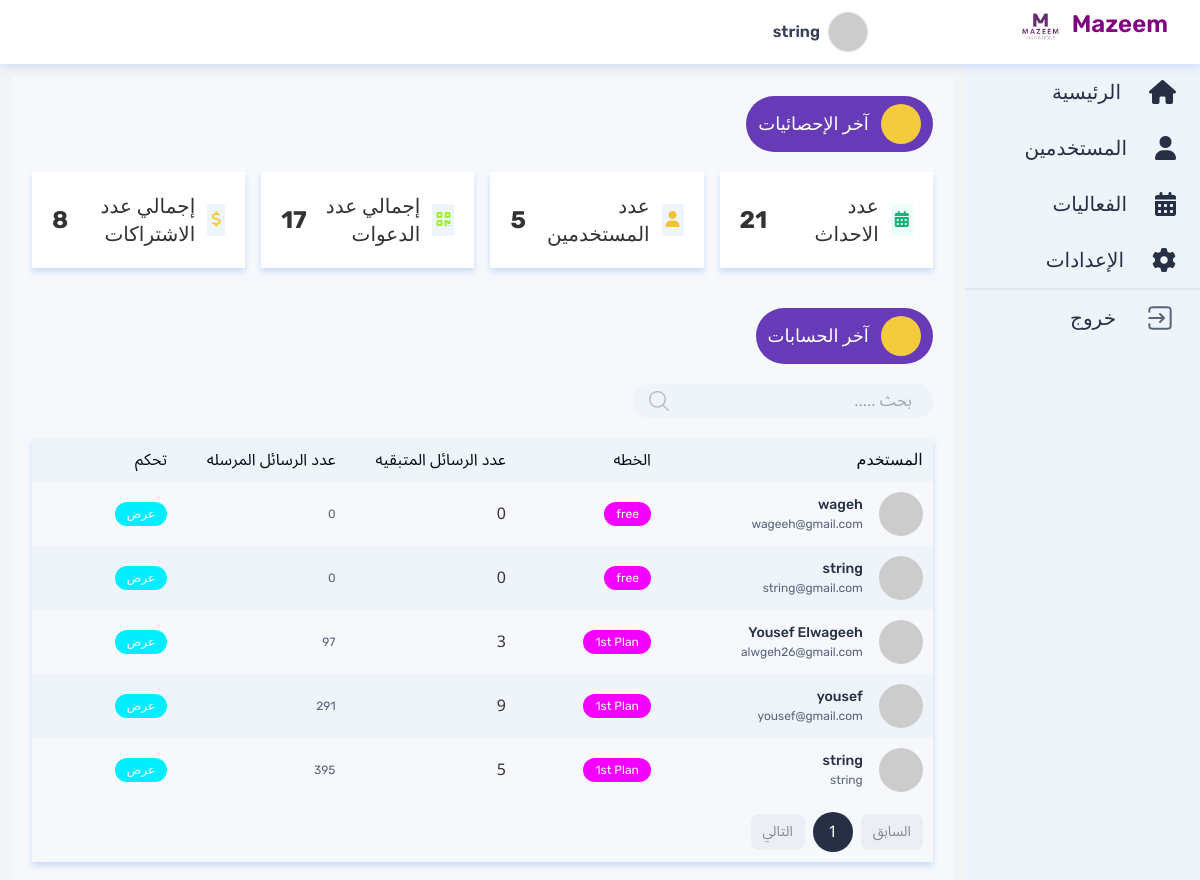
The app's page /admin/dashboard (signed in) with its own data.
### app.py (models this page shows)
class User(db.Model):
    id = db.Column(db.Integer, primary_key=True)
    email = db.Column(db.String(100), unique=True, nullable=False)
    password = db.Column(db.String(100), nullable=False)
    phone = db.Column(db.String(100), nullable=False)
    name = db.Column(db.String(100), nullable=False)
    image = db.Column(db.String(100), nullable=False)
    login_by = db.Column(db.String(100), nullable=False)  # form, google, facebook
    plan = db.Column(db.String(100), default='free')
    send_message = db.Column(db.Integer, default=0)
    remaining_message = db.Column(db.Integer, default=0)
    created_at = db.Column(db.DateTime, default=datetime.datetime.utcnow)

### app.py (the view)
@admin_bp.route('/dashboard')
def admin_dashboard():
    if 'admin' in session:
        user_count = User.query.count()
        event_count = Events.query.count()
        invitation_count = Invitation.query.count()
        subscription_count = Subscription.query.count()
        last_25_users = User.query.order_by(User.created_at.desc()).limit(25).all()
        return render_template('admin/dashboard.html', user_count=user_count, event_count=event_count, invitation_count=invitation_count, subscription_count=subscription_count, last_25_users=last_25_users)
    return redirect('/admin/login')

### templates/admin/dashboard.html (shortened to what this page needs)
{% extends "admin/base.html" %} {% block content %}
<div class="bg-[#F6F8FC] flex-grow ">
    <div class="p-5 home-screen ">
        <div class="">
            <div class="mb-5">
                <div>
                    <div class="py-2 px-3 gap-3 rounded-full bg-buttonBlue flex justify-center items-center  w-fit">
                        <div><svg xmlns="http://www.w3.org/2000/svg" width="40" height="40" viewBox="0 0 40 40" fill="none">
                                                <circle cx="20" cy="20" r="20" fill="#F4CB3C"></circle>
                                          </svg></div>
                        <h1 class="text-white font-medium text-lg">آخر الإحصائيات</h1>
                    </div>
                </div>
            </div>
            <div class="  flex  justify-center items-center flex-col md:flex-row w-full gap-4 rounded-md mb-10">
                <div class="flex md:justify-between justify-center items-center gap-3 bg-white box-shadow md:w-1/4 w-full h-24 px-5 ">
                    <div class="bg-[#EDFDF7] p-1">
                        <i class="fa-solid fa-calendar-days text-[#18B477]"></i>
                    </div>
                    <h1 class="text-xl md:flex-grow-0 flex-grow">عدد الاحداث</h1>
                    <h1 class="text-2xl font-bold">{{ event_count }}</h1>
                </div>
                <div class="flex justify-between items-center gap-3 bg-white box-shadow md:w-1/4 w-full h-24 px-5 ">
                    <div class="bg-[#EFF5FD] p-1">
                        <i class="fa-solid fa-user text-[#F1C33a]"></i>
                    </div>
                    <h1 class="text-xl md:flex-grow-0 flex-grow">عدد المستخدمين</h1>
                    <h1 class="text-2xl font-bold">{{ user_count }}</h1>
                </div>
                <div class="flex justify-between items-center gap-3 bg-white box-shadow md:w-1/4 w-full h-24 px-5 ">
                    <div class="bg-[#EFF5FD] p-1">
                        <i class="fa-solid fa-qrcode text-[#a0ef2f]"></i>
                    </div>
                    <h1 class="text-xl md:flex-grow-0 flex-grow">إجمالي عدد الدعوات</h1>
                    <h1 class="text-2xl font-bold">{{ invitation_count }}</h1>
                </div>
                <div class="flex justify-between items-center gap-3 bg-white box-shadow md:w-1/4 w-full h-24 px-5 ">
                    <div class="bg-[#EFF5FD] p-1">
                        <i class="fa-solid fa-dollar-sign text-[#F4CB3C]"></i>
                    </div>
                    <h1 class="text-xl md:flex-grow-0 flex-grow">إجمالي عدد الاشتراكات</h1>
                    <h1 class="text-2xl font-bold">{{ subscription_count }}</h1>
                </div>
            </div>
        </div>
        <div class="mb-5">
            <div>
                <div class="py-2 px-3 gap-3 rounded-full bg-buttonBlue flex justify-center items-center  w-fit">
                    <div><svg xmlns="http://www.w3.org/2000/svg" width="40" height="40" viewBox="0 0 40 40" fill="none">
                                          <circle cx="20" cy="20" r="20" fill="#F4CB3C"></circle>
                                    </svg></div>
                    <h1 class="text-white font-medium text-lg">آخر الحسابات</h1>
                </div>
            </div>
        </div>
        <div class="md:w-1/3 w-full"><input placeholder="بحث ....." class="back-icon w-full border focus:border-gray border-lightGray rounded-2xl text-base py-1 px-5 outline-none " type="text" value=""></div>
        <div class="  overflow-x-auto box-shadow mt-5">
            <table class="  w-full flex-grow  h-fit ">
                <thead class="bg-lightGray text-tableHead">
                    <th class="text-tableHead font-normal text-x-[16px]">
                        <h2>المستخدم</h2>
                    </th>
                    <th class="text-tableHead font-normal text-x-[16px] text-right  min-w-32">
                        الخطه
                    </th>
                    <th class="text-tableHead font-normal text-x-[16px] text-right min-w-32">عدد الرسائل المتبقيه
                    </th>
                    <th class="text-tableHead font-normal text-x-[16px] text-right min-w-32 ">عدد الرسائل المرسله
                    </th>
                    <th class="text-tableHead font-normal text-x-[16px] text-right min-w-32">تحكم
                    </th>
                </thead>
                <tbody>
                    {% for user in last_25_users %}
                    <tr class="pl-3">
                        <td class="min-w-60">
                            <div class="flex justify-start items-center gap-4">
                                <div class="w-11 rounded-full overflow-hidden">
                                    {% if user.image[:5] == 'https' %}
                                    <img src="{{ user.image }}" alt="user image" class="w-full h-full object-cover"> {% else %}
                                    <img src="{{ url_for('static', filename='uploads/' + user.image) }}" alt="user image" class="w-full h-full object-cover"> {% endif %}
                                </div>
                                <div class="text-right">
                                    <h1 class="font-medium  text-sm text-darkGray ">{{ user.name }}
                                    </h1>
                                    <p class="text-lightText text-[12px]">{{ user.email }}
                                    </p>
                                </div>
                            </div>
                        </td>
                        <td class=" ">
                            <p class="text-xs  text-white  font-normal m w-fit py-1 px-3 rounded-full bg-[#F400ff]">
                                {{ user.plan }}
                            </p>
                        </td>
                        <td>
                            {{ user.send_message }}
                        </td>
                        <td>
                            <p class="text-xs text-lightText font-normal m-auto">{{ user.remaining_message }}
                            </p>
                        </td>
                        <td>
                            <div class="flex justify-start items-center gap-2">
                                <a href="/admin/user/{{ user.id }}" class="text-xs text-white font-normal py-1 px-3 rounded-full bg-[#00eeff]">عرض</a>
                            </div>
                    </tr>
                    {% endfor %}
                </tbody>
                <tfoot class="text-center">
                    <tr>
                        <td colspan="5">
                            <div class="w-full flex justify-start items-start overflow-auto">
                                <div class="flex gap-2 items-center"><button disabled="" class="align-middle select-none text-center uppercase transition-all disabled:opacity-50 disabled:shadow-none disabled:pointer-events-none rounded-lg text-gray-900 hover:bg-gray-900/10 active:bg-gray-900/20 flex items-center gap-2 bg-gray py-2 px-3 font-noto font-normal text-sm"
                                        type="button">السابق</button>
                                    <div class="bg-darkGray text-white cursor-pointer flex justify-center items-center w-10 h-10 rounded-full">
                                        1</div><button disabled="" class="align-middle select-none text-center uppercase transition-all disabled:opacity-50 disabled:shadow-none disabled:pointer-events-none rounded-lg text-gray-900 hover:bg-gray-900/10 active:bg-gray-900/20 flex items-center gap-2 bg-gray py-2 px-3 font-noto font-normal text-sm"
                                        type="button">التالي</button>
                                </div>
                            </div>
                        </td>
                    </tr>
                </tfoot>
            </table>
        </div>
    </div>
</div>
{% endblock %}

### templates/admin/base.html (style rules this page uses)
body { font-family: 'Rubik', sans-serif; margin: 0; padding: 0; box-sizing: border-box; background-color: #f9f9f9; color: #333; }
input, select, textarea { border: 1px solid #ccc; padding: 0.5rem; border-radius: 4px; transition: border-color 0.3s ease; }
p, h1, h2, h3, h4, h5, h6, a, span, label, input, select, textarea, button, i { font-family: "Rubik", sans-serif; font-style: normal; }
button { background-color: #9900ff; color: white; padding: 0.75rem 1.5rem; border: none; border-radius: 4px; cursor: pointer; transition: background-color 0.3s ease; }

### records on screen
User: name "wageh", email "wageeh@gmail.com", plan "free", send_message "0", remaining_message "0"
User: name "string", email "string@gmail.com", plan "free", send_message "0", remaining_message "0"
User: name "Yousef Elwageeh", email "alwgeh26@gmail.com", plan "1st Plan", send_message "3", remaining_message "97"
User: name "yousef", email "yousef@gmail.com", plan "1st Plan", send_message "9", remaining_message "291"
User: name "string", email "string", plan "1st Plan", send_message "5", remaining_message "395"

### other values on screen
{{ session['email'] }} "string"
{{ event_count }} "21"
{{ user_count }} "5"
{{ invitation_count }} "17"
{{ subscription_count }} "8"
